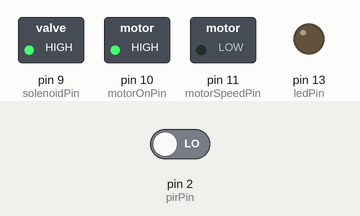
This sketch was run on a simulated Arduino Uno, built with avr-gcc and run on an emulated ATmega328P. On the bench: switched loads named in the sketch (green lamp = pin HIGH), output pins drawn as LEDs (lit = HIGH). The test bench sets the inputs (shaded band); at power-on: pin 2 (pirPin) LOW. Random numbers use the default seed unless the sketch sets one; what the sketch prints to the serial monitor is not drawn.

Above: at 16.2 s.
16.3 s: pin 2 (pirPin) driven HIGH
At 21.06 s:
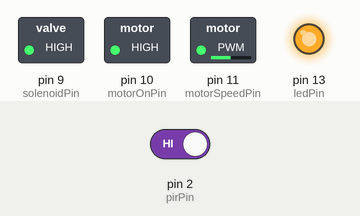
22.7 s: pin 2 (pirPin) driven LOW
At 25.1 s:
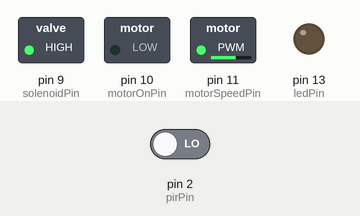
27.3 s: pin 2 (pirPin) driven HIGH
At 34.1 s:
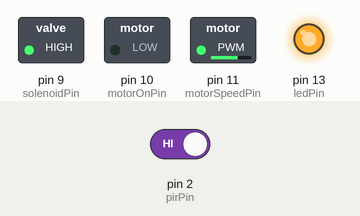
Timing chart, 0 to 35.6 s (numbered marks = the images above; inputs shaded):
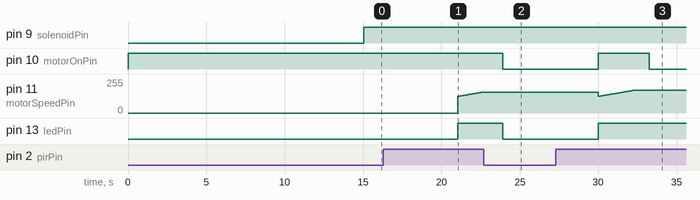

Measured:
- after the input at 16.3 s, pin 11 (motorSpeedPin): moves from 0/255 to 157/255 over 1.6 s, starting after 4.8 s; pin 13 (ledPin): LOW → HIGH after 4.8 s
- after the input at 22.7 s, pin 13 (ledPin): HIGH → LOW after 1.2 s
- after the input at 27.3 s, pin 10 (motorOnPin): LOW → HIGH after 2.7 s, → LOW 3.3 s later; pin 13 (ledPin): LOW → HIGH after 2.7 s

The sketch:

all_the_dicks.ino
```cpp
// (licence header left out)
/////////////////////////////
//VARS
//the time we give the sensor to calibrate
int foreplay = 30;

//the time when the sensor outputs a low impulse
long unsigned int lowIn;

//the amount of milliseconds the sensor has to be low
//before we assume all motion has stopped
long unsigned int pause = 100;

boolean lockLow = true;
boolean takeLowTime;
boolean cockhard = false; //is the dick already hard? don't let it explode!

int pirPin = 2;    //the digital pin connected to the PIR sensor's output
int ledPin = 13;
int motorSpeedPin = 11; //attached to a stepper motor drive L293 chip
int motorOnPin = 10; //3-6v mini airpump
int solenoidPin=9; //5v solendoid
int speed = 125;
int numHardons = 0; //how many times have I gotten it up?


/////////////////////////////
//SETUP
void setup(){
  Serial.begin(9600);

  //PIR STUFF
  pinMode(pirPin, INPUT);
  pinMode(ledPin, OUTPUT);
  digitalWrite(pirPin, LOW);

  //PUMP STUFF
  pinMode(motorOnPin, OUTPUT);
  pinMode(motorSpeedPin, OUTPUT);
  digitalWrite(motorOnPin, HIGH);

  //SOLENOID STUFF
  pinMode(solenoidPin, OUTPUT);
  analogWrite(solenoidPin, 0);

  //give the sensor some time to calibrate
  Serial.print("Trying to resist the inevitable ");
  for(int i = 0; i < foreplay; i++){
    Serial.print(".");
    delay(500);
  }
  Serial.println(" fuck it.");
  Serial.println("LET'S GET IT ON.");
  delay(50);
}

////////////////////////////
//LOOP
void loop(){

  if(numHardons <= 0){
    analogWrite(solenoidPin, 255);
    delay(3000);
    Serial.println("---");
    Serial.print("I'm ready for my first hardon at ");
    Serial.print(millis()/1000);
    Serial.println(" sec");
    cockhard = false;
  }

  delay(3000);
  numHardons = numHardons +1;

  if(cockhard == false && digitalRead(pirPin) == HIGH){
    digitalWrite(ledPin, HIGH);   //the led visualizes the sensors output pin state THIS IS CRUCIAL for debugging.
    digitalWrite(motorOnPin, HIGH);
    int speed = 125;
    int maxSpeed = random(150, 180); //random makes each erection a little different
    for (speed = 125; speed <= maxSpeed; speed++){
      analogWrite(motorSpeedPin, speed);
      delay(50);
    }
    Serial.println("---");
    Serial.print("I got an erection at ");
    Serial.print(millis()/1000);
    Serial.println(" sec");
    delay(1000);
    cockhard = true;
  }

  int time = millis();

  if(cockhard == true && digitalRead(pirPin) == HIGH){
    digitalWrite(ledPin, HIGH);   //the led visualizes the sensors output pin state
    digitalWrite(motorOnPin, LOW); //turn the motor off for a while, save batteries
    Serial.print("I'm so hard. ");      //output
    Serial.print((millis() - pause)/1000);
    Serial.println(" sec");
    delay(50);
  }

  if(lockLow){
    //makes sure we wait for a transition to LOW before any further output is made:
    lockLow = false;
    delay(200);
  }
  takeLowTime = true;

  if(digitalRead(pirPin) == LOW){
    digitalWrite(ledPin, LOW);  //the led visualizes the sensors output pin state
    digitalWrite(motorOnPin, LOW);
    if(takeLowTime){
      lowIn = millis();          //save the time of the transition from high to LOW
      takeLowTime = false;       //make sure this is only done at the start of a LOW phase
    }

    //if the sensor is low for more than the given pause,
    //we assume that no more motion is going to happen


    if(lockLow == false && cockhard == true){
      analogWrite(solenoidPin, 255); //let the air out
      delay(3000);
      Serial.print("I went flaccid at ");      //output
      Serial.print((millis() - pause)/1000);
      Serial.println(" sec.");
      cockhard = false;
      delay(50);
    }

    if(lockLow == false && !cockhard){
      //makes sure this block of code is only executed again after
      //a new motion sequence has been detected
      lockLow = true;
      Serial.print("Looking for love. ");      //output
      Serial.print((millis() - pause)/1000);
      Serial.println(" sec.");
      delay(50);
    }
  }
}
```
